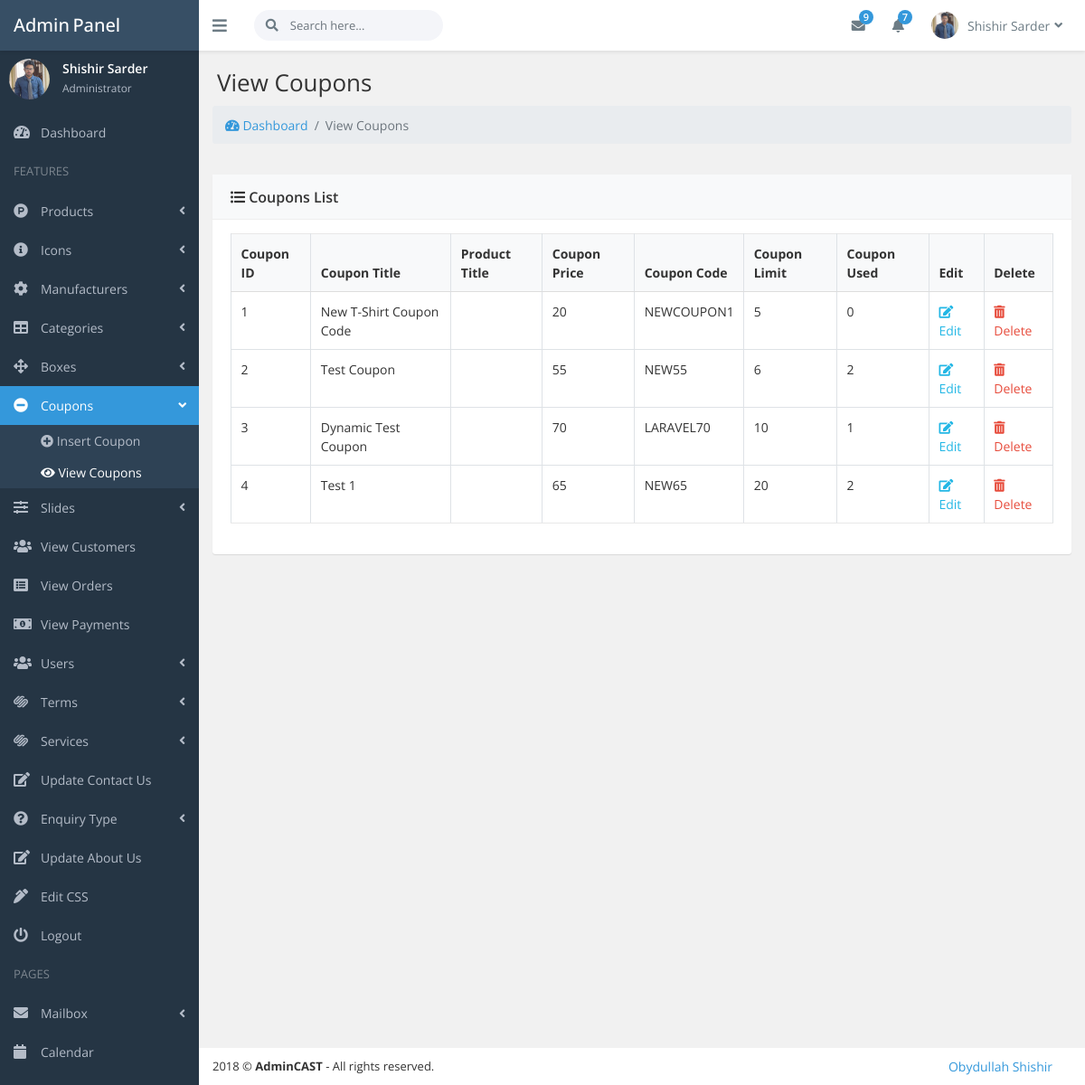
The page /admin_area/index.php?view_coupons (signed in) on the database its author committed.
### tables this page shows
CREATE TABLE `coupons` (
  `coupon_id` int(10) NOT NULL,
  `product_id` int(10) NOT NULL,
  `coupon_title` varchar(255) NOT NULL,
  `coupon_price` varchar(255) NOT NULL,
  `coupon_code` varchar(255) NOT NULL,
  `coupon_limit` int(10) NOT NULL,
  `coupon_used` int(10) NOT NULL
);

### core/init.php (called while the page is built, shortened)
<?php ob_start();
include_once 'database/connection.php';
include_once 'classes/user.php';
global $pdo;
$getFromU = new User($pdo);
?>

### core/classes/user.php (called while the page is built, shortened)
<?php
class User
{
  protected $pdo;
  public function __construct($pdo)
  {
    $this->pdo = $pdo;
  }
  public function view_admin_by_email($admin_email)
  {
    $sql = "SELECT * FROM admins WHERE admin_email = :admin_email";
    $stmt = $this->pdo->prepare($sql);
    $stmt->bindParam(":admin_email", $admin_email);
    $stmt->execute();
    return $stmt->fetch();
  }
  public function viewAllFromTable($table_name)
  {
    $sql = "SELECT * FROM {$table_name}";
    $stmt = $this->pdo->prepare($sql);
    $stmt->execute();
    return $stmt->fetchAll();
  }
}

### admin_area/includes/view_coupons.php (the view, shortened to what this page needs)
<div class="page-heading">
    <h1 class="page-title">View Coupons</h1>
</div>
<nav aria-label="breadcrumb">
  <ol class="breadcrumb">
    <li class="breadcrumb-item"><a href="index.php?dashboard"><i class="fas fa-tachometer-alt"></i> Dashboard</a></li>
    <li class="breadcrumb-item active" aria-current="page">View Coupons</li>
  </ol>
</nav>
<div class="page-content fade-in-up">
    <div class="ibox rounded">
        <div class="ibox-head bg-light">
            <div class="ibox-title"><i class="fas fa-list-ul"></i> Coupons List</div>
        </div>
        <div class="ibox-body">
            <table class="table table-bordered table-hover table-responsive-lg" id="example-table2" cellspacing="0" width="100%">
                <thead class="bg-light">
                    <tr>
                        <th>Coupon ID</th>
                        <th>Coupon Title</th>
                        <th>Product Title</th>
                        <th>Coupon Price</th>
                        <th>Coupon Code</th>
                        <th>Coupon Limit</th>
                        <th>Coupon Used</th>
                        <th>Edit</th>
                        <th>Delete</th>
                    </tr>
                </thead>
                <tbody>
                    <?php
                        $view_coupons = $getFromU->viewAllFromTable('coupons');
                        foreach ($view_coupons as $view_coupon) {
                            $coupon_id = $view_coupon->coupon_id;
                            $coupon_title = $view_coupon->coupon_title;
                            $coupon_price = $view_coupon->coupon_price;
                            $coupon_code = $view_coupon->coupon_code;
                            $coupon_limit = $view_coupon->coupon_limit;
                            $coupon_used = $view_coupon->coupon_used;
                            $product_id = $view_coupon->product_id;
                            $view_product = $getFromU->view_Product_By_Product_ID($product_id);
                            $product_title = $view_product->product_title;
                    ?>
                    <tr>
                        <td><?php echo $coupon_id; ?></td>
                        <td><?php echo $coupon_title; ?></td>
                        <td><?php echo $product_title; ?></td>
                        <td><?php echo $coupon_price; ?></td>
                        <td><?php echo $coupon_code; ?></td>
                        <td><?php echo $coupon_limit; ?></td>
                        <td><?php echo $coupon_used; ?></td>
                        <td>
                            <a class="text-info" href="index.php?edit_coupon=<?php echo $coupon_id; ?>"><i class="fas fa-edit"></i> Edit</a>
                        </td>
                        <td>
                            <a class="text-danger" onclick="DeleteCoupon('<?php echo $coupon_id; ?>')"><i class="fas fa-trash-alt"></i> Delete</a>
                        </td>
                    </tr>
                    <?php } ?>
                </tbody>
            </table>
        </div>
    </div>
</div>

### admin_area/includes/top_nav.php (shortened to what this page needs)
<?php
$admin_email = $_SESSION['admin_email'];
$get_admin = $getFromU->view_admin_by_email($admin_email);
$admin_name = $get_admin->admin_name;
$admin_image = $get_admin->admin_image;
?>
<header class="header">
    <div class="page-brand">
        <a class="link" href="index.html">
            <span class="brand">Admin
                <span class="brand-tip pl-1">Panel</span>
            </span>
        </a>
    </div>
    <div class="flexbox flex-1">
        <ul class="nav navbar-toolbar">
            <li>
                <a class="nav-link sidebar-toggler js-sidebar-toggler"><i class="fas fa-bars"></i></a>
            </li>
            <li>
                <form class="navbar-search" action="javascript:;">
                    <div class="rel">
                        <span class="search-icon"><i class="fas fa-search"></i></span>
                        <input class="form-control" placeholder="Search here...">
                    </div>
                </form>
            </li>
        </ul>
        <ul class="nav navbar-toolbar">
            <li class="dropdown dropdown-inbox">
                <a class="nav-link dropdown-toggle" data-toggle="dropdown"><i class="fas fa-envelope"></i></i>
                    <span class="badge badge-primary envelope-badge">9</span>
                </a>
            </li>
            <li class="dropdown dropdown-notification">
                <a class="nav-link dropdown-toggle" data-toggle="dropdown"><i class="fas fa-bell rel"></i>
                    <span class="badge badge-primary envelope-badge">7</span>
                </a>
            </li>
            <li class="dropdown dropdown-user">
                <a class="nav-link dropdown-toggle link" data-toggle="dropdown">
                    <img src="./assets/img/users/<?php echo $admin_image; ?>" />
                    <span></span><?php echo $admin_name; ?><i class="fa fa-angle-down m-l-5"></i>
                </a>
            </li>
        </ul>
    </div>
</header>

### admin_area/includes/sidebar.php (shortened to what this page needs)
<?php
$admin_email = $_SESSION['admin_email'];
$get_admin = $getFromU->view_admin_by_email($admin_email);
$admin_name = $get_admin->admin_name;
$admin_image = $get_admin->admin_image;
$dashboard = (isset($_GET['dashboard'])) ? 'active' : '';
$products = (isset($_GET['add_product']) || isset($_GET['view_products']) || isset($_GET['edit_product'])) ? 'active' : '';
$icons = (isset($_GET['add_icon']) || isset($_GET['view_icons']) || isset($_GET['edit_icon'])) ? 'active' : '';
$manufacturers = (isset($_GET['add_manufacturer']) || isset($_GET['view_manufacturers']) || isset($_GET['edit_manufacturer'])) ? 'active' : '';
$cats = (isset($_GET['add_cat']) || isset($_GET['view_cats']) || isset($_GET['edit_cat'])) ? 'active' : '';
$slides = (isset($_GET['add_slide']) || isset($_GET['view_slides']) || isset($_GET['edit_slide'])) ? 'active' : '';
$view_customers = (isset($_GET['view_customers'])) ? 'active' : '';
$view_orders = (isset($_GET['view_orders'])) ? 'active' : '';
$view_payments = (isset($_GET['view_payments'])) ? 'active' : '';
$users = (isset($_GET['add_user']) || isset($_GET['view_users']) || isset($_GET['edit_user'])) ? 'active' : '';
$boxes = (isset($_GET['add_box']) || isset($_GET['view_boxes']) || isset($_GET['edit_box'])) ? 'active' : '';
$coupons = (isset($_GET['add_coupon']) || isset($_GET['view_coupons']) || isset($_GET['edit_coupon'])) ? 'active' : '';
$add_coupon = (isset($_GET['add_coupon'])) ? 'active' : '';
$view_coupons = (isset($_GET['view_coupons'])) ? 'active' : '';
$terms = (isset($_GET['add_terms']) || isset($_GET['view_terms']) || isset($_GET['edit_terms'])) ? 'active' : '';
$services = (isset($_GET['add_service']) || isset($_GET['view_services']) || isset($_GET['edit_service'])) ? 'active' : '';
$edit_css = (isset($_GET['edit_css'])) ? 'active' : '';
$edit_contact_us = (isset($_GET['edit_contact_us'])) ? 'active' : '';
$edit_about_us = (isset($_GET['edit_about_us'])) ? 'active' : '';
$enquiry_types = (isset($_GET['add_enquiry_type']) || isset($_GET['view_enquiry_types']) || isset($_GET['edit_enquiry_type'])) ? 'active' : '';
?>
<nav class="page-sidebar" id="sidebar">
    <div id="sidebar-collapse">
        <div class="admin-block d-flex">
            <div>
                <img src="./assets/img/users/<?php echo $admin_image; ?>" class="img-fluid img-circle" width="45px" />
            </div>
            <div class="admin-info">
                <div class="font-strong"><?php echo $admin_name; ?></div><small>Administrator</small>
            </div>
        </div>
        <ul class="side-menu metismenu">
            <li>
                <a class="<?php echo $dashboard; ?>" href="index.php?dashboard"><i class="sidebar-item-icon fas fa-tachometer-alt"></i>
                    <span class="nav-label">Dashboard</span>
                </a>
            </li>
            <li class="heading">FEATURES</li>
            <li class="<?php echo $products; ?>">
                <a href="javascript:;"><i class="sidebar-item-icon fab fa-product-hunt"></i>
                    <span class="nav-label">Products</span><i class="fa fa-angle-left arrow"></i>
                </a>
            </li>
            <li class="<?php echo $icons; ?>">
                <a href="javascript:;"><i class="sidebar-item-icon fas fa-info-circle"></i>
                    <span class="nav-label">Icons</span><i class="fa fa-angle-left arrow"></i>
                </a>
            </li>
            <li class="<?php echo $manufacturers; ?>">
                <a href="javascript:;"><i class="sidebar-item-icon fas fa-cog"></i>
                    <span class="nav-label">Manufacturers</span><i class="fa fa-angle-left arrow"></i>
                </a>
            </li>
            <li class="<?php echo $cats; ?>">
                <a href="javascript:;"><i class="sidebar-item-icon fa fa-table"></i>
                    <span class="nav-label">Categories</span><i class="fa fa-angle-left arrow"></i>
                </a>
            </li>
            <li class="<?php echo $boxes; ?>">
                <a href="javascript:;"><i class="sidebar-item-icon fas fa-arrows-alt"></i>
                    <span class="nav-label">Boxes</span><i class="fas fa-angle-left arrow"></i>
                </a>
            </li>
            <li class="<?php echo $coupons; ?>">
                <a href="javascript:;"><i class="sidebar-item-icon fas fa-minus-circle"></i>
                    <span class="nav-label">Coupons</span><i class="fas fa-angle-left arrow"></i>
                </a>
                <ul class="nav-2-level collapse">
                    <li>
                        <a class="<?php echo $add_coupon; ?>" href="index.php?add_coupon"><i class="fas fa-plus-circle"></i> Insert Coupon</a>
                    </li>
                    <li>
                        <a class="<?php echo $view_coupons; ?>" href="index.php?view_coupons"><i class="fas fa-eye"></i> View Coupons</a>
                    </li>
                </ul>
            </li>
            <li class="<?php echo $slides; ?>">
                <a href="javascript:;"><i class="sidebar-item-icon fas fa-sliders-h"></i>
                    <span class="nav-label">Slides</span><i class="fa fa-angle-left arrow"></i>
                </a>
            </li>
            <li class="<?php echo $view_customers; ?>">
                <a href="index.php?view_customers"><i class="sidebar-item-icon fas fa-users"></i>
                    <span class="nav-label">View Customers</span>
                </a>
            </li>
            <li class="<?php echo $view_orders; ?>">
                <a href="index.php?view_orders"><i class="sidebar-item-icon fas fa-list-alt"></i>
                    <span class="nav-label">View Orders</span>
                </a>
            </li>
            <li class="<?php echo $view_payments; ?>">
                <a href="index.php?view_payments"><i class="sidebar-item-icon fas fa-money-bill-alt"></i>
                    <span class="nav-label">View Payments</span>
                </a>
            </li>
            <li class="<?php echo $users; ?>">
                <a href="javascript:;"><i class="sidebar-item-icon fa fa-users"></i>
                    <span class="nav-label">Users</span><i class="fa fa-angle-left arrow"></i></a>
            </li>
            <li class="<?php echo $terms; ?>">
                <a href="javascript:;"><i class="sidebar-item-icon fab fa-squarespace"></i>
                    <span class="nav-label">Terms</span><i class="fa fa-angle-left arrow"></i></a>
            </li>
            <li class="<?php echo $services; ?>">
                <a href="javascript:;"><i class="sidebar-item-icon fab fa-squarespace"></i>
                    <span class="nav-label">Services</span><i class="fa fa-angle-left arrow"></i></a>
            </li>
            <li class="<?php echo $edit_contact_us; ?>">
                <a href="index.php?edit_contact_us"><i class="sidebar-item-icon fas fas fa-edit"></i>
                    <span class="nav-label">Update Contact Us</span>
                </a>
            </li>
            <li class="<?php echo $enquiry_types; ?>">
                <a href="javascript:;"><i class="sidebar-item-icon fas fa-question-circle"></i>
                    <span class="nav-label">Enquiry Type</span><i class="fa fa-angle-left arrow"></i></a>
            </li>
            <li class="<?php echo $edit_about_us; ?>">
                <a href="index.php?edit_about_us"><i class="sidebar-item-icon fas fas fa-edit"></i>
                    <span class="nav-label">Update About Us</span>
                </a>
            </li>
            <li class="<?php echo $edit_css; ?>">
                <a href="index.php?edit_css"><i class="sidebar-item-icon fas fas fa-pen-alt"></i>
                    <span class="nav-label">Edit CSS</span>
                </a>
            </li>
            <li>
                <a href="logout.php"><i class="sidebar-item-icon fas fa-power-off"></i>
                    <span class="nav-label">Logout</span>
                </a>
            </li>
            <li class="heading">PAGES</li>
            <li>
                <a href="javascript:;"><i class="sidebar-item-icon fa fa-envelope"></i>
                    <span class="nav-label">Mailbox</span><i class="fa fa-angle-left arrow"></i></a>
            </li>
            <li>
                <a href="calendar.html"><i class="sidebar-item-icon fa fa-calendar"></i>
                    <span class="nav-label">Calendar</span>
                </a>
            </li>
            <li>
                <a href="javascript:;"><i class="sidebar-item-icon fa fa-file-text"></i>
                    <span class="nav-label">Pages</span><i class="fa fa-angle-left arrow"></i></a>
            </li>
        </ul>
    </div>
</nav>

### rows shown on the page
coupons: coupon_id "1", coupon_title "New T-Shirt Coupon Code", coupon_price "20", coupon_code "NEWCOUPON1", coupon_limit "5", coupon_used "0"
coupons: coupon_id "2", coupon_title "Test Coupon", coupon_price "55", coupon_code "NEW55", coupon_limit "6", coupon_used "2"
coupons: coupon_id "3", coupon_title "Dynamic Test Coupon", coupon_price "70", coupon_code "LARAVEL70", coupon_limit "10", coupon_used "1"
coupons: coupon_id "4", coupon_title "Test 1", coupon_price "65", coupon_code "NEW65", coupon_limit "20", coupon_used "2"

### other values the page prints
$admin_name "Shishir Sarder"
